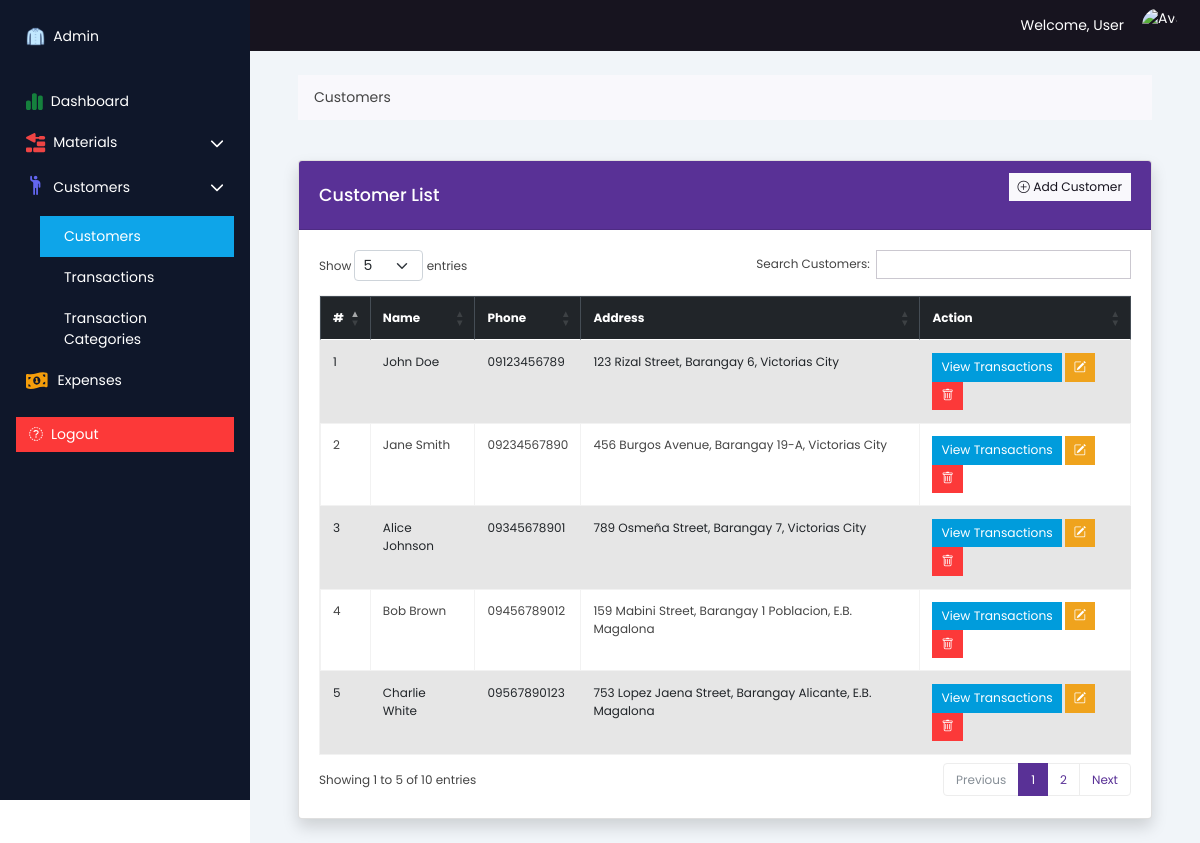
The page /admin/customers.php on the database as committed earlier.
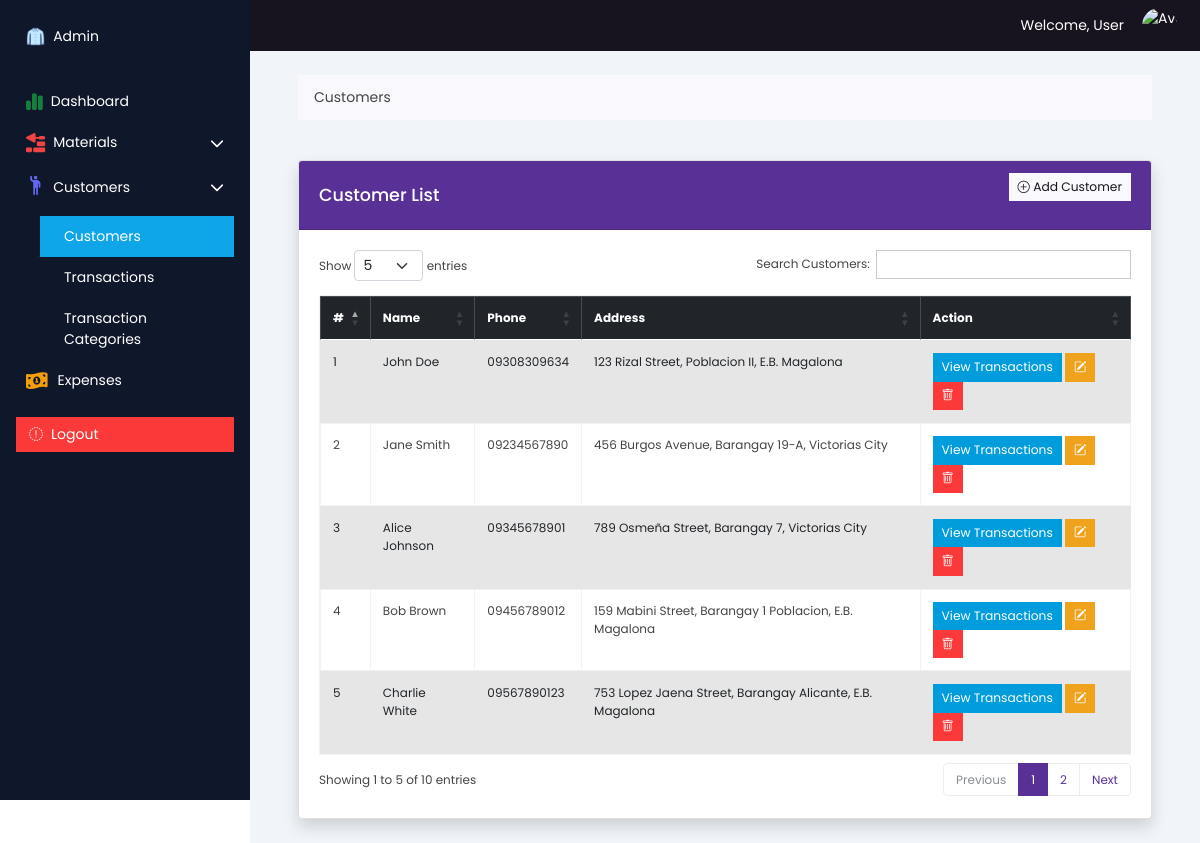
The same page on the database as committed later.
### tables this page shows
CREATE TABLE `customers` (
  `customer_id` int(11) NOT NULL,
  `name` varchar(255) NOT NULL,
  `phone` varchar(50) DEFAULT NULL,
  `address` text DEFAULT NULL,
  `created_at` timestamp NOT NULL DEFAULT current_timestamp(),
  `updated_at` timestamp NOT NULL DEFAULT current_timestamp()
);

### models/admin_customers.php (called while the page is built)
<?php
function getCustomers($conn) {
    $sql = "SELECT customer_id, name, phone, address, created_at FROM customers ORDER BY created_at DESC";
    $result = $conn->query($sql);
    if ($result->num_rows > 0) {
        $customers = [];
        while ($row = $result->fetch_assoc()) {
            $customers[] = $row;
        }
        return $customers;
    } else {
        return [];
    }
}
?>

### admin/customers.php (the view, shortened to what this page needs)
<?php
require '../inc/database.php';
require '../models/admin_customers.php';
$customers = getCustomers($conn);
?>
<!DOCTYPE html>
<html lang="en">
<head>
    <?php require '../inc/head.php'; ?>
    <link rel="stylesheet" href="../public/css/main.css">
</head>
<body class="poppins-regular">
    <?php require 'partials/sidebar.php'; ?>
    <div class="flex-grow-1 bg-slate-100">
        <?php require 'partials/header.php'; ?>
        <div class="container mt-4 px-5">
            <div class="row mb-4">
                <div class="col-md-12">
                    <nav aria-label="breadcrumb">
                        <ol class="breadcrumb">
                            <li class="breadcrumb-item active" aria-current="page">Customers</li>
                        </ol>
                    </nav>
                </div>
            </div>
            <div class="row mb-4">
                <div class="col-md-12">
                    <div class="card shadow text-xs">
                        <div class="card-header bg-primary text-white d-flex justify-content-between align-items-center">
                            <h5 class="mb-0">Customer List</h5>
                            <button class="btn btn-light btn-sm mb-3" data-bs-toggle="modal" data-bs-target="#addCustomerModal">
                                <i class="bi bi-plus-circle"></i> Add Customer
                            </button>
                        </div>
                        <div class="card-body">
                            <div class="table-responsive">
                                <table id="customersTable" class="table table-bordered table-striped text-xs">
                                    <thead class="table-dark">
                                        <tr>
                                            <th>#</th>
                                            <th>Name</th>
                                            <th>Phone</th>
                                            <th>Address</th>
                                            <th>Action</th>
                                        </tr>
                                    </thead>
                                    <tbody>
                                        <?php if (!empty($customers)) : ?>
                                            <?php foreach ($customers as $index => $customer) : ?>
                                                <tr>
                                                    <td><?= $index + 1 ?></td>
                                                    <td><?= htmlspecialchars($customer['name']) ?></td>
                                                    <td><?= htmlspecialchars($customer['phone']) ?></td>
                                                    <td><?= htmlspecialchars($customer['address']) ?></td>
                                                    <td>
                                                        <button class="btn btn-info btn-sm">View Transactions</button>
                                                        <button type="button" class="btn btn-warning btn-sm" data-bs-toggle="modal" data-bs-target="#editCustomerModal<?= $customer['customer_id'] ?>">
                                                            <i class="bi bi-pencil-square"></i>
                                                        </button>
                                                        <form action="../controllers/admin_delete_customer.php" method="POST" style="display:inline;">
                                                            <button type="submit" class="btn btn-danger btn-sm" onclick="return confirm('Are you sure you want to delete this customer? This will also delete the associated transactions.');">
                                                                <i class="bi bi-trash"></i>
                                                            </button>
                                                        </form>
                                                    </td>
                                                </tr>
                                            <?php endforeach; ?>
                                        <?php else : ?>
                                            <tr>
                                                <td colspan="5" class="text-center text-muted">No customers found.</td>
                                            </tr>
                                        <?php endif; ?>
                                    </tbody>
                                </table>
                            </div>
                        </div>
                    </div>
                </div>
            </div>
        </div>
    </div>
</body>
</html>

Rows that differ between the two databases and show on the page:
changed customers "John Doe": phone "09123456789" → "09308309634"; address "123 Rizal Street, Barangay 6, Victorias City" → "123 Rizal Street, Poblacion II, E.B. Magalona"
